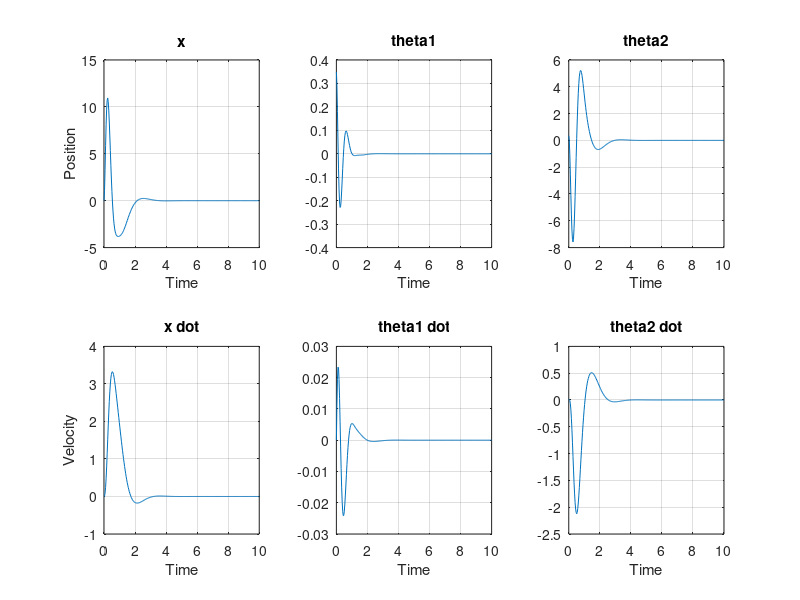

The MATLAB script that drew this image:
% the double pendulum parameters.
m0 = 1000;
m1 = 100;
m2 = 100;
l1 = 20;
l2 = 10;
g = 9.8;

% intial conditions.
x = 0;
theta1 = deg2rad(20);
theta2 = deg2rad(20);
x_dot = 0;
theta1_dot = 0;
theta2_dot = 0;

% linearized A matrix.
A = [0 0 0 0 ((-m2)*g*m1-m1^2*g)/(m1*m0) 0;
    0 0 0 0 ((-m2)*g*m0-m2*g*m1-m1*g*m0-m1^2*g)/(l1*m1*m0) (m2*g)/(m1*l1);
    0 0 0 0 -m2*g-g*m1 (g*m1+g*m2)/(m1*l2);
    1 0 0 0 0 0;
    0 1 0 0 0 0;
    0 0 1 0 0 0];

% linearized B matrix.
B = [1 -1/l1 0 0 0 0]';

% C matrix.
C = eye(6);

% D matrix.
D = zeros(1, 6)';

% weight matrices for a cost function.
R = 1;
Q = diag([5 50 50 700 700 700]);

% convert to a state-space model.
sys = ss(A, B, C, 0);

% calculate the optimal gain matrix K (the state-feedback law u = -Kx).
K = lqr(sys, Q, R);

% define the new system.
sysnew=ss(A-B*K, B, C, 0);

% define initial conditions.
initial_conditions = [x theta1 theta2 x_dot theta1_dot theta2_dot];

% simulate the system for defined initial conditions.
[y,t,x]=initial(sysnew, initial_conditions, 10);

% plot the results.
for i=1:1:6
    subplot(2,3,i)
    plot(t,y(:,i))
    xlabel('Time')
    
    if i == 1
        title('x')
    elseif i == 2
        title('theta1')
    elseif i == 3
        title('theta2')
    elseif i == 4
        title('x dot')
    elseif i == 5
        title('theta1 dot')
    elseif i == 6
        title('theta2 dot')
    end
    
    if i == 1
        ylabel('Position')
    elseif i == 4
        ylabel('Velocity')
    end
    
    grid
    
end
